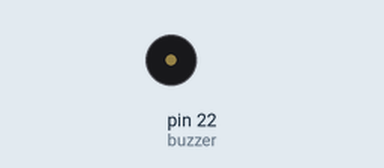
This sketch was run on a simulated Arduino Mega 2560, built with avr-gcc and run on an emulated ATmega2560. On the bench: buzzer (waves = sounding, pin HIGH).

Above: at 0.2 s.
At 6.2 s:
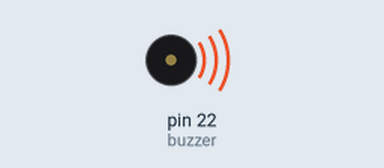
Timing chart, 0 to 10.4 s (numbered marks = the images above):
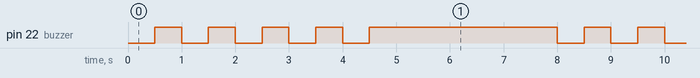

The sketch:

Buzzer.ino
```cpp
const int buzzer = 22; //buzzer to arduino pin 9
int delay_time_buzzer = 500;

void setup(){
  pinMode(buzzer, OUTPUT); // Set buzzer - pin 9 as an output
}

void loop(){

beeper(5);
delay(3000);
}

void beeper(int count){
  for(int i= 0;i<count;i++){
     digitalWrite(buzzer,LOW);
    delay(delay_time_buzzer);
    digitalWrite(buzzer,HIGH);
    delay(delay_time_buzzer);
  }

}
```

Measured:
- by itself, pin 22 (buzzer): repeats every 8.0 s: 3 × (LOW 0.50 s, HIGH 0.50 s), LOW 0.50 s, HIGH 3.5 s, LOW 0.50 s, HIGH 0.50 s
- by itself, everything shown: repeats every 8.0 s, in 10 steps
